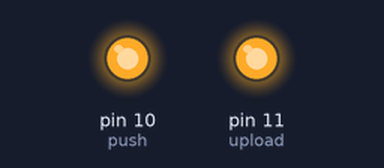
A sketch run on a simulated Arduino Uno, built with avr-gcc and run on an emulated ATmega328P. On the bench: output pins drawn as LEDs (lit = HIGH). Pins used as bus, display or sensor lines are not drawn.

Above: at 0.1 s.
Timing chart, 0 to 1.6 s (numbered marks = the images above):
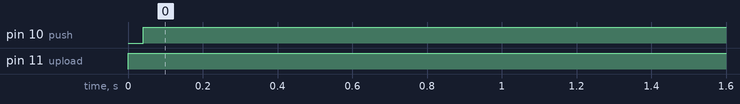

Measured:
- by itself, pin 10 (push): LOW → HIGH at 0.04 s
- by itself, pin 11 (upload): LOW → HIGH at 0.00 s

The sketch:

HC595_7seg.ino
```cpp
int data = 9;
int push = 10;
int upload = 11;
int num;

int X[10][8] =
{
  {0, 0, 0, 0, 0, 0, 1, 0},    //0
  {1, 0, 0, 1, 1, 1, 1, 0},    //1
  {0, 0, 1, 0, 0, 1, 0, 0},    //2
  {0, 0, 0, 0, 1, 1, 0, 0},    //3
  {1, 0, 0, 1, 1, 0, 0, 0},    //4
  {0, 1, 0, 0, 1, 0, 0, 0},    //5
  {0, 1, 0, 0, 0, 0, 0, 0},    //6
  {0, 0, 0, 1, 1, 1, 1, 0},    //7
  {0, 0, 0, 0, 0, 0, 0, 0},    //8
  {0, 0, 0, 0, 1, 0, 0, 0}     //9
};

void setup()
{
  Serial.begin(9600);
  pinMode(data, OUTPUT);
  pinMode(push, OUTPUT);
  pinMode(upload, OUTPUT);
}

void pled()
{
  digitalWrite(upload, LOW);
  for (int i = 0; i < 8; i++)
  {
    digitalWrite(push, LOW);
    digitalWrite(data, X[num][i]);
    digitalWrite(push, HIGH);
  }
  digitalWrite(upload, HIGH);
}

void loop()
{
  if (Serial.available() > 0)
  {
    num = Serial.parseInt();
    num = constrain(num, 0, 9);
  }
  pled();
  delay(1000);
}
```
